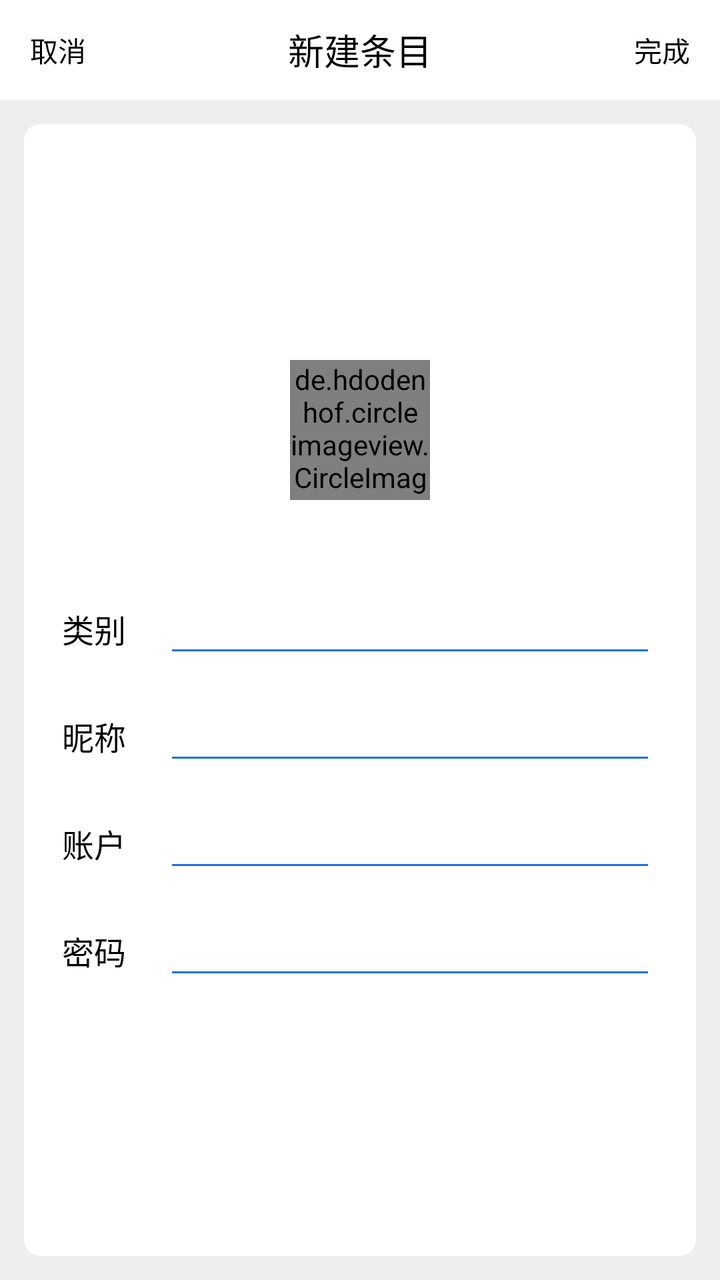
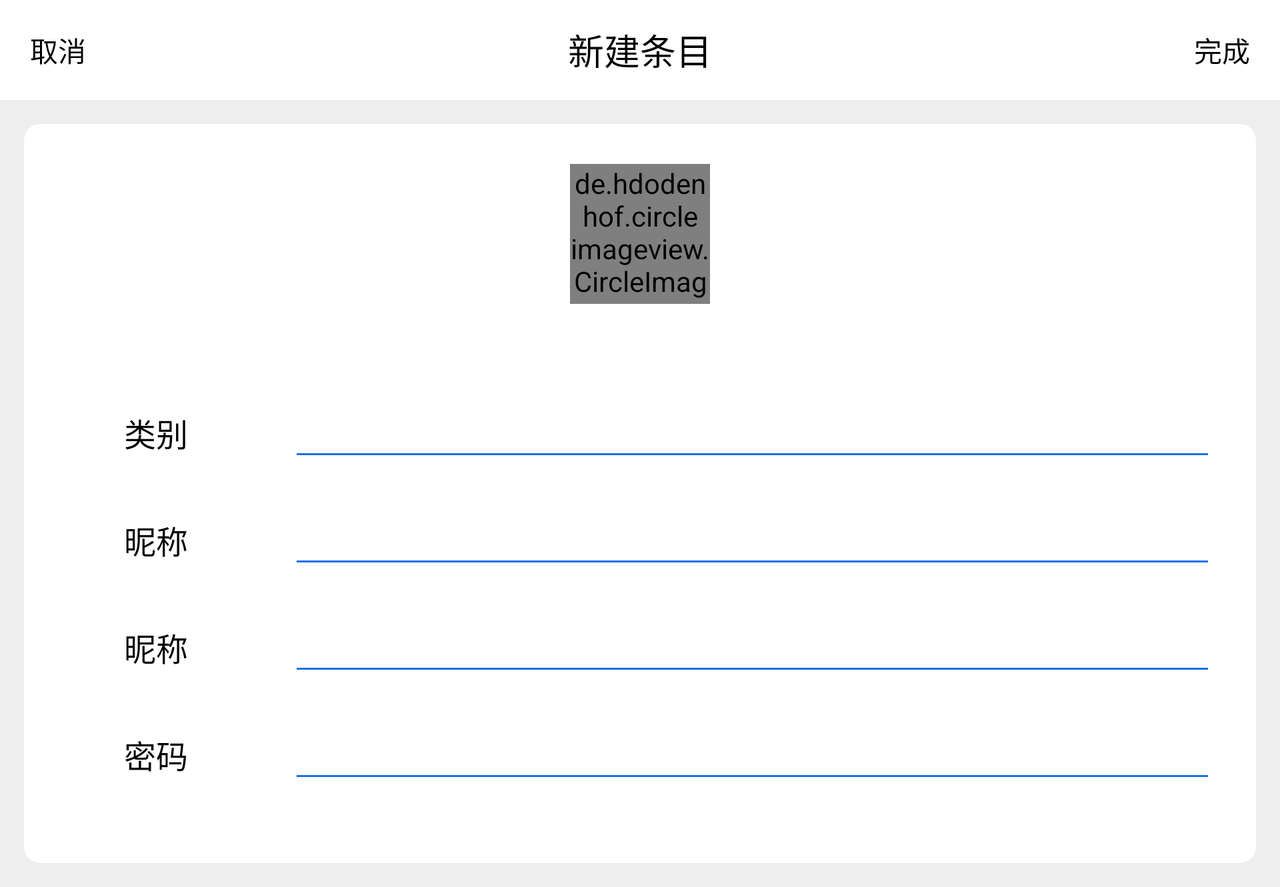

Two renders of one Android screen. The first uses the default layout on a phone; the second uses the alternative layout the repository ships for a different screen configuration, on a matching device. The two XML files are below.
<!-- AndroidManifest.xml: application theme AppTheme -->
<!-- res/layout/activity_new_key.xml -->
<?xml version="1.0" encoding="utf-8"?>
<LinearLayout xmlns:android="http://schemas.android.com/apk/res/android"
    xmlns:app="http://schemas.android.com/apk/res-auto"
    xmlns:tools="http://schemas.android.com/tools"
    android:layout_width="match_parent"
    android:layout_height="match_parent"
    android:orientation="vertical">

    <androidx.appcompat.widget.Toolbar
        style="@style/Toolbar"
        android:id="@+id/main_toolbar"
        app:popupTheme="@style/ThemeOverlay.AppCompat.Light"
        app:contentInsetStart="0dp"
        app:contentInsetEnd="0dp">
<RelativeLayout
    android:layout_width="match_parent"
    android:layout_height="match_parent"
    android:paddingLeft="15dp"
    android:paddingRight="15dp">
    <TextView
        android:id="@+id/newKey_cancel"
        android:layout_width="wrap_content"
        android:layout_height="match_parent"
        android:gravity="center"
        android:text="@string/newKeyActivity_cancel"

        android:textColor="@color/textColor"
        android:layout_alignParentStart="true"
        android:layout_alignParentLeft="true"
         />
    <TextView
        style="@style/ToolbarTitle"
        android:text="@string/newKeyActivity_title" />
    <TextView
        android:id="@+id/newKey_commit"
        android:layout_width="wrap_content"
        android:layout_height="match_parent"
        android:text="@string/newKeyActivity_commit"
        android:gravity="center"
        android:textColor="@color/textColor"
        android:layout_alignParentRight="true"
        android:layout_alignParentEnd="true"
         />
</RelativeLayout>
    </androidx.appcompat.widget.Toolbar>

    <androidx.cardview.widget.CardView
        android:layout_width="match_parent"
        android:layout_height="match_parent"
        android:layout_margin="12dp"
        app:cardCornerRadius="8dp"
        app:cardElevation="0dp"
        app:cardBackgroundColor="@color/colorPrimary">
        <LinearLayout
            android:layout_width="match_parent"
            android:layout_height="match_parent"
            android:orientation="vertical"
            android:gravity="center"
            android:paddingTop="20dp"
            android:paddingBottom="20dp">

            <de.hdodenhof.circleimageview.CircleImageView
                android:id="@+id/newKey_icon"
                android:layout_width="70dp"
                android:layout_height="70dp"
                android:layout_gravity="center"
                android:src="@drawable/ic_new_add"
                android:layout_marginBottom="45dp" />
            <LinearLayout
                style="@style/keyEdiTLinearLayoutTheme">

                <TextView
                    style="@style/KeyTextViewTheme"
                    android:text="@string/newKeyActivity_sort" />

                <EditText
                    android:id="@+id/newKey_sort"
                    style="@style/KeyEditTextTheme"
                    tools:ignore="LabelFor" />

            </LinearLayout>
            <LinearLayout
                style="@style/keyEdiTLinearLayoutTheme">

                <TextView
                    style="@style/KeyTextViewTheme"
                    android:text="@string/newKeyActivity_nickname" />

                <EditText
                    android:id="@+id/newKey_nickname"
                    style="@style/KeyEditTextTheme"
                    tools:ignore="LabelFor" />

            </LinearLayout>
            <LinearLayout
                style="@style/keyEdiTLinearLayoutTheme">

                <TextView
                    style="@style/KeyTextViewTheme"
                    android:text="@string/newKeyActivity_account"
                    />

                <EditText
                    android:id="@+id/newKey_account"
                    style="@style/KeyEditTextTheme"
                    tools:ignore="LabelFor" />

            </LinearLayout>
            <LinearLayout
                style="@style/keyEdiTLinearLayoutTheme">

                <TextView
                    style="@style/KeyTextViewTheme"
                    android:text="@string/newKeyActivity_password" />

                <EditText
                    android:id="@+id/newKey_password"
                    style="@style/KeyEditTextTheme"
                    android:inputType="textPassword"
                    tools:ignore="LabelFor" />

            </LinearLayout>
        </LinearLayout>
    </androidx.cardview.widget.CardView>


</LinearLayout>
<!-- resources referenced by this layout -->
<resources>
  <color name="colorPrimary">@android:color/background_light</color>
  <color name="textColor">#000000</color>
  <string name="newKeyActivity_account" translatable="false">账户</string>
  <string name="newKeyActivity_cancel" translatable="true">取消</string>
  <string name="newKeyActivity_commit" translatable="true">完成</string>
  <string name="newKeyActivity_nickname" translatable="false">昵称</string>
  <string name="newKeyActivity_password" translatable="false">密码</string>
  <string name="newKeyActivity_sort" translatable="false">类别</string>
  <string name="newKeyActivity_title" translatable="true">新建条目</string>
  <style name="KeyEditTextTheme">
          <item name="singleLine">true</item>
          <item name="android:layout_width">0dp</item>
          <item name="android:layout_height">match_parent</item>
          <item name="android:layout_weight">3.5</item>
          <item name="android:inputType">text</item>
          <item name="android:textSize">16sp</item>
          <item name="android:importantForAutofill" tools:targetApi="o">no</item>
          <item name="android:textCursorDrawable">@drawable/cursor_color</item>
      </style>
  <style name="KeyTextViewTheme">
          <item name="android:maxLines">1</item>
          <item name="android:layout_width">0dp</item>
          <item name="android:layout_height">match_parent</item>
          <item name="android:layout_weight">1</item>
          <item name="android:gravity">center</item>
          <item name="android:textColor">@color/textColor</item>
          <item name="android:textSize">16sp</item>
      </style>
  <style name="Toolbar">
          <item name="android:layout_width">match_parent</item>
          <item name="android:layout_height">50dp</item>
          <item name="android:background">?attr/colorPrimary</item>
          <item name="android:theme">@style/ThemeOverlay.AppCompat.DayNight</item>
          <item name="android:fitsSystemWindows">false</item>
          <item name="android:iconTint" tools:targetApi="o">@color/textColor</item>
      </style>
  <style name="ToolbarTitle">
          <item name="android:layout_width">match_parent</item>
          <item name="android:layout_height">match_parent</item>
          <item name="android:layout_marginLeft">80dp</item>
          <item name="android:layout_marginRight">80dp</item>
          <item name="android:gravity">center</item>
          <item name="android:textColor">@color/textColor</item>
          <item name="android:textSize">18sp</item>
      </style>
  <style name="keyEdiTLinearLayoutTheme">
          <item name="android:layout_width">match_parent</item>
          <item name="android:layout_height">wrap_content</item>
          <item name="android:layout_marginBottom">15dp</item>
          <item name="android:paddingRight">20dp</item>
      </style>
  <style name="AppTheme" parent="Theme.AppCompat.DayNight.NoActionBar">
          
          <item name="colorPrimary">@color/colorPrimary</item>
          <item name="colorPrimaryDark">@color/colorPrimaryDark</item>
          <item name="colorAccent">@color/colorAccent</item>
          <item name="colorControlNormal">@color/colorControlNormal</item>
          <item name="colorControlActivated">@color/colorControlNormal</item>
          <item name="elevation">0dp</item>
          <item name="android:windowBackground">@color/windowBackground</item>
          <item name="android:windowTranslucentStatus" tools:targetApi="kitkat">false</item>
      </style>
  <!-- drawable cursor_color (drawable) -->
  <?xml version="1.0" encoding="utf-8"?>
  <shape
      xmlns:android="http://schemas.android.com/apk/res/android"
      android:shape="rectangle">
      <size android:width="2dp"/>
      <solid android:color="@color/colorControlNormal"/>
  </shape>
  <color name="colorPrimaryDark">@android:color/background_dark</color>
  <color name="colorAccent">@android:color/background_light</color>
  <color name="colorControlNormal">#1a71e4</color>
  <color name="windowBackground">#eeeeee</color>
</resources>
<!-- res/layout-land/activity_new_key.xml (the repository's variant of the layout above) -->
<!-- drawn on the phone turned sideways -->
<?xml version="1.0" encoding="utf-8"?>
<ScrollView
    xmlns:android="http://schemas.android.com/apk/res/android"
    xmlns:app="http://schemas.android.com/apk/res-auto"
    xmlns:tools="http://schemas.android.com/tools"
    android:layout_width="match_parent"
    android:layout_height="match_parent">
    <LinearLayout
        android:layout_width="match_parent"
        android:layout_height="match_parent"
        android:orientation="vertical">

        <androidx.appcompat.widget.Toolbar
            style="@style/Toolbar"
            android:id="@+id/main_toolbar"
            app:popupTheme="@style/ThemeOverlay.AppCompat.Light"
            app:contentInsetStart="0dp"
            app:contentInsetEnd="0dp">
            <RelativeLayout
                android:layout_width="match_parent"
                android:layout_height="match_parent"
                android:paddingLeft="15dp"
                android:paddingRight="15dp">
                <TextView
                    android:id="@+id/newKey_cancel"
                    android:layout_width="wrap_content"
                    android:layout_height="match_parent"
                    android:gravity="center"
                    android:text="@string/newKeyActivity_cancel"

                    android:textColor="@color/textColor"
                    android:layout_alignParentStart="true"
                    android:layout_alignParentLeft="true"
                    />
                <TextView
                    style="@style/ToolbarTitle"
                    android:text="@string/newKeyActivity_title" />
                <TextView
                    android:id="@+id/newKey_commit"
                    android:layout_width="wrap_content"
                    android:layout_height="match_parent"
                    android:text="@string/newKeyActivity_commit"
                    android:gravity="center"
                    android:textColor="@color/textColor"
                    android:layout_alignParentRight="true"
                    android:layout_alignParentEnd="true"
                    />
            </RelativeLayout>
        </androidx.appcompat.widget.Toolbar>

        <androidx.cardview.widget.CardView
            android:layout_width="match_parent"
            android:layout_height="match_parent"
            android:layout_margin="12dp"
            app:cardCornerRadius="8dp"
            app:cardElevation="0dp"
            app:cardBackgroundColor="@color/colorPrimary">
            <LinearLayout
                android:layout_width="match_parent"
                android:layout_height="match_parent"
                android:orientation="vertical"
                android:gravity="center"
                android:paddingTop="20dp"
                android:paddingBottom="20dp">

                <de.hdodenhof.circleimageview.CircleImageView
                    android:id="@+id/newKey_icon"
                    android:layout_width="70dp"
                    android:layout_height="70dp"
                    android:layout_gravity="center"
                    android:src="@drawable/ic_new_add"
                    android:layout_marginBottom="45dp"/>
                <LinearLayout
                    style="@style/keyEdiTLinearLayoutTheme">

                    <TextView
                        style="@style/KeyTextViewTheme"
                        android:text="@string/newKeyActivity_sort" />

                    <EditText
                        android:id="@+id/newKey_sort"
                        style="@style/KeyEditTextTheme"
                        tools:ignore="LabelFor" />

                </LinearLayout>
                <LinearLayout
                    style="@style/keyEdiTLinearLayoutTheme">

                    <TextView
                        style="@style/KeyTextViewTheme"
                        android:text="@string/newKeyActivity_nickname" />

                    <EditText
                        android:id="@+id/newKey_nickname"
                        style="@style/KeyEditTextTheme"
                        tools:ignore="LabelFor" />

                </LinearLayout>
                <LinearLayout
                    style="@style/keyEdiTLinearLayoutTheme">

                    <TextView
                        style="@style/KeyTextViewTheme"
                        android:text="@string/newKeyActivity_nickname"
                        />

                    <EditText
                        android:id="@+id/newKey_account"
                        style="@style/KeyEditTextTheme"
                        tools:ignore="LabelFor" />

                </LinearLayout>
                <LinearLayout
                    style="@style/keyEdiTLinearLayoutTheme">

                    <TextView
                        style="@style/KeyTextViewTheme"
                        android:text="@string/newKeyActivity_password" />

                    <EditText
                        android:id="@+id/newKey_password"
                        style="@style/KeyEditTextTheme"
                        android:inputType="textPassword"
                        tools:ignore="LabelFor" />

                </LinearLayout>
            </LinearLayout>
        </androidx.cardview.widget.CardView>


    </LinearLayout>
</ScrollView>
<!-- resources referenced by the variant -->
<!-- as the phone turned sideways resolves them -->
<resources>
  <color name="colorPrimary">@android:color/background_light</color>
  <color name="textColor">#000000</color>
  <string name="newKeyActivity_cancel" translatable="true">取消</string>
  <string name="newKeyActivity_commit" translatable="true">完成</string>
  <string name="newKeyActivity_nickname" translatable="false">昵称</string>
  <string name="newKeyActivity_password" translatable="false">密码</string>
  <string name="newKeyActivity_sort" translatable="false">类别</string>
  <string name="newKeyActivity_title" translatable="true">新建条目</string>
  <style name="KeyEditTextTheme">
          <item name="singleLine">true</item>
          <item name="android:layout_width">0dp</item>
          <item name="android:layout_height">match_parent</item>
          <item name="android:layout_weight">3.5</item>
          <item name="android:inputType">text</item>
          <item name="android:textSize">16sp</item>
          <item name="android:importantForAutofill" tools:targetApi="o">no</item>
          <item name="android:textCursorDrawable">@drawable/cursor_color</item>
      </style>
  <style name="KeyTextViewTheme">
          <item name="android:maxLines">1</item>
          <item name="android:layout_width">0dp</item>
          <item name="android:layout_height">match_parent</item>
          <item name="android:layout_weight">1</item>
          <item name="android:gravity">center</item>
          <item name="android:textColor">@color/textColor</item>
          <item name="android:textSize">16sp</item>
      </style>
  <style name="Toolbar">
          <item name="android:layout_width">match_parent</item>
          <item name="android:layout_height">50dp</item>
          <item name="android:background">?attr/colorPrimary</item>
          <item name="android:theme">@style/ThemeOverlay.AppCompat.DayNight</item>
          <item name="android:fitsSystemWindows">false</item>
          <item name="android:iconTint" tools:targetApi="o">@color/textColor</item>
      </style>
  <style name="ToolbarTitle">
          <item name="android:layout_width">match_parent</item>
          <item name="android:layout_height">match_parent</item>
          <item name="android:layout_marginLeft">80dp</item>
          <item name="android:layout_marginRight">80dp</item>
          <item name="android:gravity">center</item>
          <item name="android:textColor">@color/textColor</item>
          <item name="android:textSize">18sp</item>
      </style>
  <style name="keyEdiTLinearLayoutTheme">
          <item name="android:layout_width">match_parent</item>
          <item name="android:layout_height">wrap_content</item>
          <item name="android:layout_marginBottom">15dp</item>
          <item name="android:paddingRight">20dp</item>
      </style>
  <style name="AppTheme" parent="Theme.AppCompat.DayNight.NoActionBar">
          
          <item name="colorPrimary">@color/colorPrimary</item>
          <item name="colorPrimaryDark">@color/colorPrimaryDark</item>
          <item name="colorAccent">@color/colorAccent</item>
          <item name="colorControlNormal">@color/colorControlNormal</item>
          <item name="colorControlActivated">@color/colorControlNormal</item>
          <item name="elevation">0dp</item>
          <item name="android:windowBackground">@color/windowBackground</item>
          <item name="android:windowTranslucentStatus" tools:targetApi="kitkat">false</item>
      </style>
  <!-- drawable cursor_color (drawable) -->
  <?xml version="1.0" encoding="utf-8"?>
  <shape
      xmlns:android="http://schemas.android.com/apk/res/android"
      android:shape="rectangle">
      <size android:width="2dp"/>
      <solid android:color="@color/colorControlNormal"/>
  </shape>
  <color name="colorPrimaryDark">@android:color/background_dark</color>
  <color name="colorAccent">@android:color/background_light</color>
  <color name="colorControlNormal">#1a71e4</color>
  <color name="windowBackground">#eeeeee</color>
</resources>
